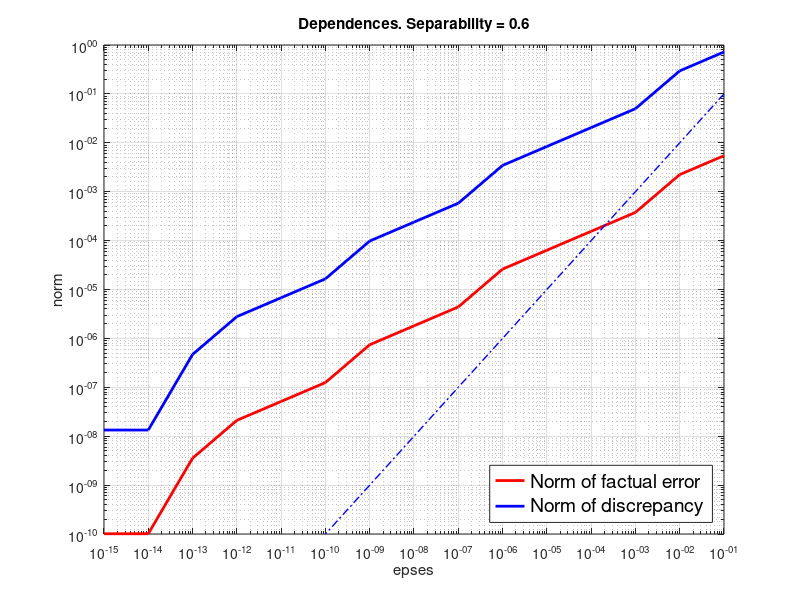
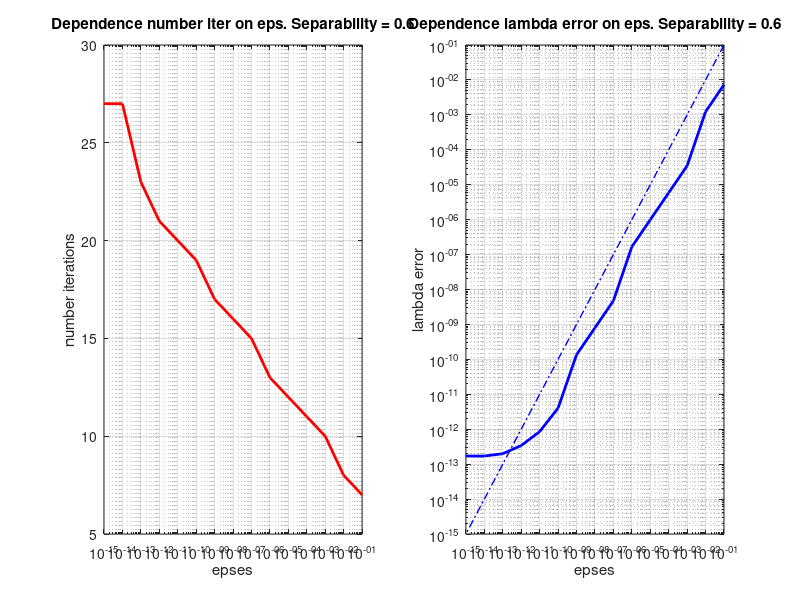

These charts were generated, in order, by the following MATLAB code:
tabl = zeros(5, 15);
tabl(1, 1:5) = [1.000000e-01 5.452440e-03 7.206218e-01 7 7.304317e-03];
tabl(2, 1:5) = [1.000000e-02 2.237485e-03 2.956838e-01 8 1.228797e-03];
tabl(3, 1:5) = [1.000000e-03 3.770534e-04 4.982539e-02 10 3.486402e-05];
tabl(4, 1:5) = [1.000000e-04 1.548097e-04 2.045705e-02 11 5.876063e-06];
tabl(5, 1:5) = [1.000000e-05 6.356470e-05 8.399615e-03 12 9.905480e-07];
tabl(6, 1:5) = [1.000000e-06 2.610039e-05 3.448970e-03 13 1.669978e-07];
tabl(7, 1:5) = [1.000000e-07 4.400765e-06 5.815270e-04 15 4.747505e-09];
tabl(8, 1:5) = [1.000000e-08 1.807064e-06 2.387894e-04 16 8.006396e-10];
tabl(9, 1:5) = [1.000000e-09 7.420277e-07 9.805314e-05 17 1.351737e-10];
tabl(10, 1:5) = [1.000000e-10 1.251168e-07 1.653320e-05 19 4.035883e-12];
tabl(11, 1:5) = [1.000000e-11 5.137641e-08 6.788988e-06 20 8.526513e-13];
tabl(12, 1:5) = [1.000000e-12 2.109658e-08 2.787747e-06 21 3.410605e-13];
tabl(13, 1:5) = [1.000000e-13 3.557207e-09 4.700568e-07 23 1.989520e-13];
tabl(14, 1:5) = [1.000000e-14 1.011353e-10 1.336425e-08 27 1.705303e-13];
tabl(15, 1:5) = [1.000000e-15 1.011353e-10 1.336425e-08 27 1.705303e-13];

for i = 1 : 15
    epses(i) = tabl(i, 1);
    fact_error(i) = tabl(i, 2);
    discrepancy(i) = tabl(i, 3);
    number_iter(i) = tabl(i, 4);
    lambda_error(i) = tabl(i, 5);
end

figure;
loglog(epses, fact_error, 'r', 'LineWidth', 2);
hold on;
loglog(epses, discrepancy, 'b', 'LineWidth', 2); 
hold on;
loglog(epses(1:10), epses(1:10), '-.b', 'LineWidth', 1);
title('Dependences. Separability = 0.6');
grid on;
xlabel('epses');
ylabel('norm');
legend('Norm of factual error', 'Norm of discrepancy', 'Location', 'southeast', 'FontSize', 14);

figure;

subplot(1, 2, 1);
semilogx(epses, number_iter, 'r', 'LineWidth', 2);
hold on;
title('Dependence number iter on eps. Separability = 0.6');
xlabel('epses');
ylabel('number iterations');
hold on;
grid on;
subplot(1, 2, 2);
loglog(epses, lambda_error, 'b', 'LineWidth', 2);
hold on;
loglog(epses, epses, '-.b', 'LineWidth', 1);
hold on;
title('Dependence lambda error on eps. Separability = 0.6');
xlabel('epses');
ylabel('lambda error');
hold on;
grid on;